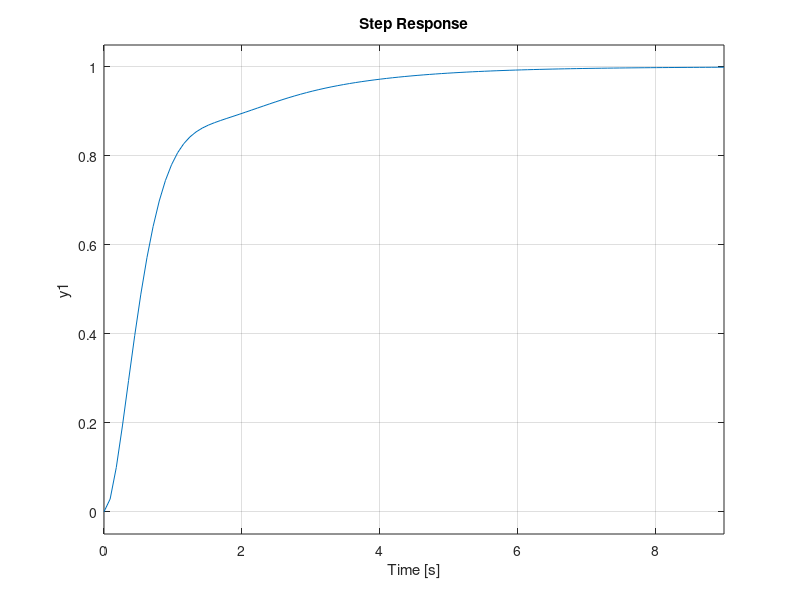

Recreate this plot in MATLAB.
clc;clear;close all
s = tf('s'); %Defines general TF
%% %%%%%%%%%%%  USER INPUTS  %%%%%%%%%%%%%%%%%%%%%%%%%%%%%%%%%%%%%%%%%%%%%%

% Uncompensated OL System TF
G = 1/(s*(s+2)); 

% Performance Requirements
PO_req = 35;  % Percent Overshoot
Ts_req = 4;   % Settling Time
Tp_req = Inf; % Peak Time

% Desired Dominant Poles     --> 1st "Arbitrary" Design Step
Re_DP = -1; % Real Part
Im_DP =  2; % Imaginary Part

% Compensator ZERO Placement --> 2nd "Arbitrary" Design Step
z_LEAD = abs(Re_DP);

%% %%%%%%%%%% NO NEED TO EDIT %%%%%%%%%%%%%%%%%%%%%%%%%%%%%%%%%%%%%%%%%%%%%
wn   = norm([Re_DP,Im_DP]);
zeta = abs(Re_DP)/wn;

fprintf('Damping Ratio: zeta = %.3f\n',zeta)
fprintf('Natural Freq.:   wn = %.3f rad/s\n\n',wn)

s_DP1 = Re_DP + Im_DP*1i;
s_DP2 = Re_DP - Im_DP*1i;
fprintf('Dominant Poles:  s_DP = %.2f +/- %.2fi\n\n',Re_DP,Im_DP)

% CL Sys Performance Estimates (based on DP)
PO_est = 100*exp(-pi*zeta/(sqrt(1-zeta^2)));
Ts_est = 4/(zeta*wn);
Tp_est = pi/(wn*sqrt(1-zeta^2));

if PO_est<=PO_req
    fprintf('Estimate PO = %.1f <= %.1f %%\n',PO_est,PO_req)
else
    fprintf('Estimate PO = %.1f > %.1f %%\n Change Dominant Poles!\n',PO_est,PO_req)
end
if Ts_est<=Ts_req
    fprintf('Estimate Ts = %.2f <= %.2f sec\n',Ts_est,Ts_req)
else
    fprintf('Estimate Ts = %.2f > %.2f sec\n Change Dominant Poles!\n',Ts_est,Ts_req)
end
if Tp_est<=Tp_req
    fprintf('Estimate Tp = %.1f <= %.1f sec\n\n',Tp_est,Tp_req)
else
    fprintf('Estimate Tp = %.1f > %.1f sec\n Change Dominant Poles!\n\n',Tp_est,Tp_req)
end

%% Compensator ZERO Placement (see earlier)
fprintf('Compensator zero at  s = %.3f\n',-z_LEAD)

%% Compensator POLE Placement
% 1 + K*(s+z_LEAD)/(s+p_LEAD)/s^2 = 0
% K*(s+z_LEAD)/(s+p_LEAD)/s^2 = -1
% K*(Re_DP+z_LEAD+Im_DP*1i)/(Re_DP+p_LEAD+Im_DP*1i)/(Re_DP+Im_DP*1i)^2 = -1
% atan2d(Im_DP,Re_DP+z_LEAD) - atan2d(Im_DP,Re_DP+p_LEAD) - 2*atand2(Im_DP,Re_DP) = 180
% -atan2d(Im_DP,Re_DP+p_LEAD) = 180 + 2*atand2(Im_DP,Re_DP) - atan2d(Im_DP,Re_DP+z_LEAD)
% atan2d(Im_DP,Re_DP+p_LEAD) = -180 - 2*atand2(Im_DP,Re_DP) + atan2d(Im_DP,Re_DP+z_LEAD)
% Im_DP/(Re_DP+p_LEAD) = tand(-180 - 2*atan2d(Im_DP,Re_DP) + atan2d(Im_DP,Re_DP+z_LEAD))

a = tand(-180 - 2*atan2d(Im_DP,Re_DP) + atan2d(Im_DP,Re_DP+z_LEAD));

% a = Im_DP/(Re_DP+p_LEAD)

p_LEAD = Im_DP/a - Re_DP;
fprintf('Compensator pole at  s = %.3f\n',-p_LEAD)

alpha = p_LEAD/z_LEAD;
if alpha>1
    fprintf('Phase-LEAD Compensator: alpha = %.2f\n\n',alpha)
else
    fprintf('Review Your Design!\n\n')
    return
end

% Compensator TF
Gc = (s+z_LEAD)/(s+p_LEAD)

%% GAIN Determination
K = norm(s_DP1+p_LEAD)*norm(s_DP1)^2/norm(s_DP1+z_LEAD);
fprintf('GAIN: K = %.2f\n\n',K)

% Loop TF
L = K*Gc*G;

% CL Uncompensated (T_unc) and Compensated (T_com) TFs.
T_unc = minreal(G/(1+G));
T_com = minreal(L/(1+L));

figure(2),hold on
set(gcf,'units','normalized','position',[0.5 0 0.5 0.8])
% Uncompensated System
subplot(2,4,[1,2]),hold on
    rlocus(G)
    l1 = plot(Re_DP, Im_DP,'Marker','square','MarkerEdgeColor','r','MarkerFaceColor','none','MarkerSize',12,'LineStyle','none');
    plot(Re_DP,-Im_DP,'Marker','square','MarkerEdgeColor','r','MarkerFaceColor','none','MarkerSize',12,'LineStyle','none')
    l2 = plot(real(pole(T_unc)),imag(pole(T_unc)),'Marker','^','MarkerEdgeColor','m','MarkerFaceColor','m','MarkerSize',6,'LineStyle','none');
    axis('equal')
    legend([l1,l2],'Desired Dominant Poles','Uncompensated CL Poles')
subplot(2,4,[3,4]),hold on
    step(T_unc,50)

% Compensated System
subplot(2,4,[5,6]),hold on
    rlocus(L)
    l3 = plot(Re_DP, Im_DP,'Marker','square','MarkerEdgeColor','r','MarkerFaceColor','none','MarkerSize',12,'LineStyle','none');
    plot(Re_DP,-Im_DP,'Marker','square','MarkerEdgeColor','r','MarkerFaceColor','none','MarkerSize',12,'LineStyle','none')
    l4 = plot(real(pole(T_com)),imag(pole(T_com)),'Marker','>','MarkerEdgeColor','g','MarkerFaceColor','g','MarkerSize',6,'LineStyle','none');
    axis('equal')
    legend([l3,l4],'Desired Dominant Poles','Compensated CL Poles')
subplot(2,4,[7,8]),hold on
    step(T_com)